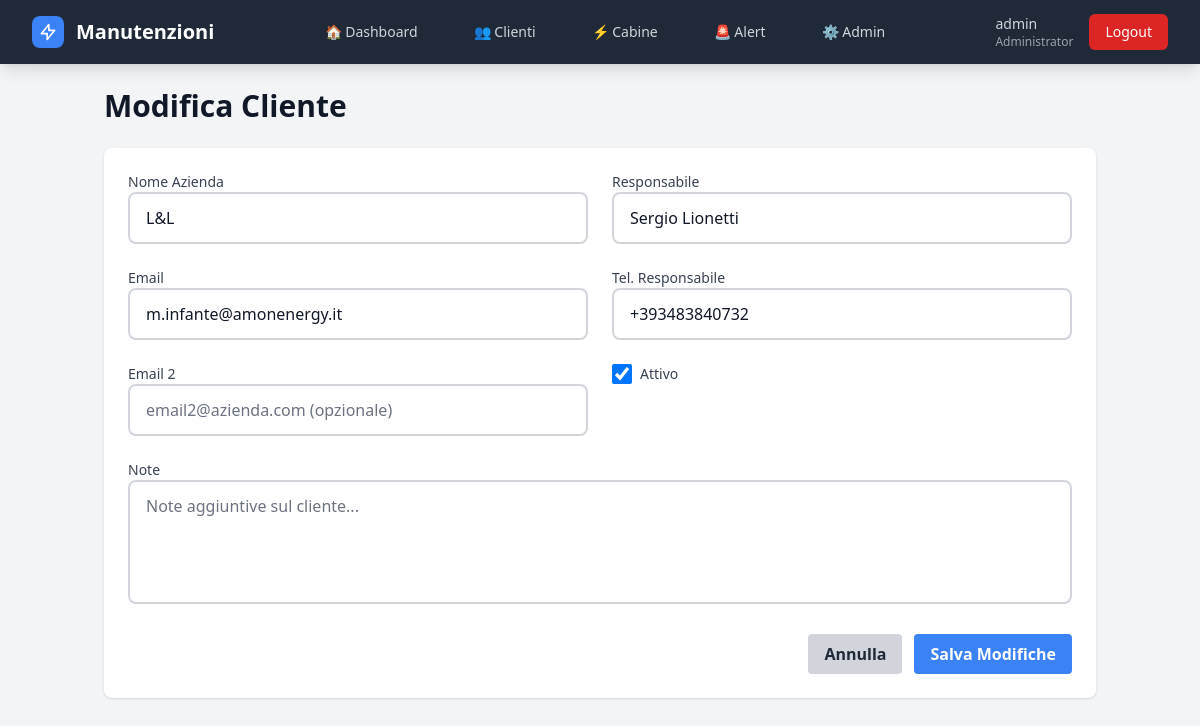
Screenshot of /clienti/3/modifica/ (signed in) with the database file from the repository.
### gestione/models.py (models this page shows, shortened)
class User(AbstractUser):
    RUOLI_CHOICES = [
        ('Administrator', 'Administrator'),
        ('Controlroom', 'Controlroom'),
        ('Operatore', 'Operatore'),
    ]
    ruolo = models.CharField(max_length=20, choices=RUOLI_CHOICES, default='Operatore')
    def is_administrator(self):
        return self.is_superuser or self.ruolo == 'Administrator'

class Cliente(models.Model):
    nome_azienda = models.CharField(max_length=200, verbose_name="Nome Azienda")
    responsabile = models.CharField(max_length=100, verbose_name="Responsabile")
    telefono_responsabile = models.CharField(max_length=20, verbose_name="Tel. Responsabile")
    email = models.EmailField(verbose_name="Email")
    email2 = models.EmailField(blank=True, verbose_name="Email 2")
    note = models.TextField(blank=True, verbose_name="Note")
    attivo = models.BooleanField(default=True, verbose_name="Attivo")
    data_creazione = models.DateTimeField(auto_now_add=True)
    data_modifica = models.DateTimeField(auto_now=True)
    class Meta:
        verbose_name = "Cliente"
        verbose_name_plural = "Clienti"
        ordering = ['nome_azienda']

### gestione/views.py (the view)
# urls.py: path('clienti/<int:cliente_id>/modifica/', views.modifica_cliente, name='modifica_cliente'),
@login_required
def modifica_cliente(request, cliente_id):
    if not (request.user.is_administrator() or request.user.is_controlroom()):
        messages.error(request, "Non hai i permessi.")
        return redirect('dashboard')
    cliente = get_object_or_404(Cliente, id=cliente_id)
    if request.method == 'POST':
        form = ClienteForm(request.POST, instance=cliente)
        if form.is_valid():
            cliente = form.save()
            messages.success(request, f"Cliente {cliente.nome_azienda} modificato!")
            return redirect('dettaglio_cliente', cliente_id=cliente.id)
    else:
        form = ClienteForm(instance=cliente)
    return render(request, 'clienti/modifica.html', {'form': form, 'cliente': cliente})

### gestione/context_processors.py (called while the page is built)
def alert_count(request):
    if not request.user.is_authenticated:
        return {'alert_count': 0}
    alert_cabine = 0
    for cabina in Cabina.objects.filter(attiva=True):
        stato = cabina.stato_manutenzione_ordinaria()
        if stato in ['scaduta', 'in_scadenza']:
            alert_cabine += 1
    alert_componenti = 0
    for componente in Componente.objects.filter(attivo=True):
        stato = componente.stato_manutenzione()
        if stato in ['scaduta', 'in_scadenza']:
            alert_componenti += 1
    total_alert = alert_cabine + alert_componenti
    return {
        'alert_count': total_alert,
        'alert_critici': alert_cabine,
        'alert_componenti': alert_componenti,
    }

### gestione/models.py (called while the page is built)
    def prossima_manutenzione_ordinaria(self):
        prossima = self.manutenzioni.filter(
            stato='programmata',
            tipo__in=['semestrale', 'annuale']
        ).order_by('data_programmata').first()
        return prossima.data_programmata if prossima else None

    def giorni_alla_manutenzione_ordinaria(self):
        prossima = self.prossima_manutenzione_ordinaria()
        if prossima:
            delta = prossima - timezone.now().date()
            return delta.days
        return None

    def stato_manutenzione_ordinaria(self):
        giorni = self.giorni_alla_manutenzione_ordinaria()
        if giorni is None:
            return 'nessuna_programmata'
        elif giorni < 0:
            return 'scaduta'
        elif giorni <= 30:
            return 'in_scadenza'
        else:
            return 'ok'

### templates/clienti/modifica.html (shortened to what this page needs)
{% extends 'base.html' %}
{% block content %}
<div class="container mx-auto px-4 py-6">
    <h1 class="text-3xl font-bold text-gray-900 mb-6">Modifica Cliente</h1>
    <div class="bg-white shadow rounded-lg p-6">
        <form method="post">
            <div class="grid grid-cols-1 md:grid-cols-2 gap-6">
                <div>
                    <label class="block text-sm font-medium text-gray-700">{{ form.nome_azienda.label }}</label>
                    {{ form.nome_azienda }}
                </div>
                <div>
                    <label class="block text-sm font-medium text-gray-700">{{ form.responsabile.label }}</label>
                    {{ form.responsabile }}
                </div>
                <div>
                    <label class="block text-sm font-medium text-gray-700">{{ form.email.label }}</label>
                    {{ form.email }}
                </div>
                <div>
                    <label class="block text-sm font-medium text-gray-700">{{ form.telefono_responsabile.label }}</label>
                    {{ form.telefono_responsabile }}
                </div>
                <div>
                    <label class="block text-sm font-medium text-gray-700">{{ form.email2.label }}</label>
                    {{ form.email2 }}
                </div>
                <div>
                    <label class="flex items-center">
                        {{ form.attivo }}
                        <span class="ml-2 text-sm text-gray-700">{{ form.attivo.label }}</span>
                    </label>
                </div>
            </div>
            <div class="mt-6">
                <label class="block text-sm font-medium text-gray-700">{{ form.note.label }}</label>
                {{ form.note }}
            </div>
            <div class="mt-6 flex justify-end space-x-3">
                <a href="{% url 'dettaglio_cliente' cliente.id %}" class="bg-gray-300 hover:bg-gray-400 text-gray-800 font-bold py-2 px-4 rounded">
                    Annulla
                </a>
                <button type="submit" class="bg-blue-500 hover:bg-blue-700 text-white font-bold py-2 px-4 rounded">
                    Salva Modifiche
                </button>
            </div>
        </form>
    </div>
</div>
{% endblock %}

### templates/base.html (shortened to what this page needs)
<!DOCTYPE html>
<html lang="it">
<head>
    <script src="https://cdn.tailwindcss.com"></script>
</head>
<body class="bg-gray-100 min-h-screen">
    {% if user.is_authenticated %}
    <nav class="bg-primary shadow-lg fixed w-full top-0 z-50">
        <div class="max-w-7xl mx-auto px-4 sm:px-6 lg:px-8">
            <div class="flex justify-between h-16">
                <div class="flex items-center">
                    <div class="flex-shrink-0">
                        <a href="{% url 'dashboard' %}" class="flex items-center">
                            <div class="w-8 h-8 bg-blue-500 rounded-lg flex items-center justify-center mr-3">
                                <svg class="w-5 h-5 text-white" fill="none" stroke="currentColor" viewBox="0 0 24 24">
                                    <path stroke-linecap="round" stroke-linejoin="round" stroke-width="2"
                                        d="M13 10V3L4 14h7v7l9-11h-7z"></path>
                                </svg>
                            </div>
                            <span class="text-white text-xl font-bold">Manutenzioni</span>
                        </a>
                    </div>
                </div>
                <div class="hidden md:flex items-center space-x-8">
                    <a href="{% url 'dashboard' %}"
                        class="text-gray-300 hover:text-white px-3 py-2 rounded-md text-sm font-medium transition-colors
                              {% if request.resolver_match.url_name == 'dashboard' %}bg-secondary text-white{% endif %}">
                        🏠 Dashboard
                    </a>
                    <a href="{% url 'lista_clienti' %}" class="text-gray-300 hover:text-white px-3 py-2 rounded-md text-sm font-medium transition-colors
                              {% if 'clienti' in request.resolver_match.url_name %}bg-secondary text-white{% endif %}">
                        👥 Clienti
                    </a>
                    <a href="{% url 'lista_cabine' %}" class="text-gray-300 hover:text-white px-3 py-2 rounded-md text-sm font-medium transition-colors
                              {% if 'cabine' in request.resolver_match.url_name %}bg-secondary text-white{% endif %}">
                        ⚡ Cabine
                    </a>
                    <a href="{% url 'lista_alert' %}" class="text-gray-300 hover:text-white px-3 py-2 rounded-md text-sm font-medium transition-colors relative
          {% if request.resolver_match.url_name == 'lista_alert' %}bg-secondary text-white{% endif %}">
                        🚨 Alert
                    </a>
                    {% if user.is_administrator %}
                    <a href="/admin/"
                        class="text-gray-300 hover:text-white px-3 py-2 rounded-md text-sm font-medium transition-colors">
                        ⚙️ Admin
                    </a>
                    {% endif %}
                </div>
                <div class="hidden md:flex items-center space-x-4">
                    <div class="text-gray-300 text-sm">
                        <span class="font-medium">{{ user.get_full_name|default:user.username }}</span>
                        <span class="text-xs block text-gray-400">
                            {% if user.is_administrator %}Administrator
                            {% elif user.is_controlroom %}Control Room
                            {% elif user.is_operatore %}Operatore
                            {% endif %}
                        </span>
                    </div>
                    <a href="{% url 'logout' %}"
                        class="bg-red-600 hover:bg-red-700 text-white px-4 py-2 rounded-md text-sm font-medium transition-colors">
                        Logout
                    </a>
                </div>
            </div>
        </div>
    </nav>
    {% endif %}
    <main class="{% if user.is_authenticated %}pt-16{% endif %}">
        {% block content %}
        {% endblock %}
    </main>
</body>
</html>

### rows the page displays
User: get_full_name "admin"
Cliente: nome_azienda "L&L", responsabile "Sergio Lionetti", email "m.infante@amonenergy.it", telefono_responsabile "+393483840732", attivo "☑"
